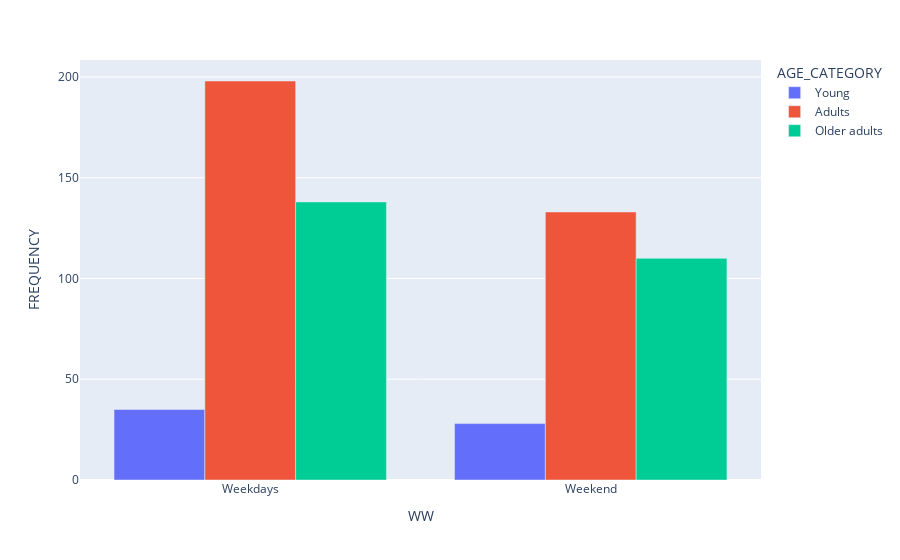

Source (notebook cell):
### Code cell
print("age range information : ")
print("YOUNG : < 30")
print("ADULTS : 30 - 44")
print("OLDER ADULTS : > 44")
fig = px.bar(ac_ww, x="WW", y="FREQUENCY",
             color="AGE_CATEGORY", hover_data=['FREQUENCY'],
             barmode = 'group')

fig.show()

### Figure 1 — Plotly figure (JSON) as saved in the notebook; plotly's stock layout.template omitted (floating-point values rounded to 4 significant figures)
{"data": [{"alignmentgroup": "True", "hovertemplate": "AGE_CATEGORY=Young<br>WW=%{x}<br>FREQUENCY=%{y}<extra></extra>", "legendgroup": "Young", "marker": {"color": "#636efa", "pattern": {"shape": ""}}, "name": "Young", "offsetgroup": "Young", "orientation": "v", "showlegend": true, "textposition": "auto", "type": "bar", "x": ["Weekdays", "Weekend"], "xaxis": "x", "y": [35, 28], "yaxis": "y"}, {"alignmentgroup": "True", "hovertemplate": "AGE_CATEGORY=Adults<br>WW=%{x}<br>FREQUENCY=%{y}<extra></extra>", "legendgroup": "Adults", "marker": {"color": "#EF553B", "pattern": {"shape": ""}}, "name": "Adults", "offsetgroup": "Adults", "orientation": "v", "showlegend": true, "textposition": "auto", "type": "bar", "x": ["Weekdays", "Weekend"], "xaxis": "x", "y": [198, 133], "yaxis": "y"}, {"alignmentgroup": "True", "hovertemplate": "AGE_CATEGORY=Older adults<br>WW=%{x}<br>FREQUENCY=%{y}<extra></extra>", "legendgroup": "Older adults", "marker": {"color": "#00cc96", "pattern": {"shape": ""}}, "name": "Older adults", "offsetgroup": "Older adults", "orientation": "v", "showlegend": true, "textposition": "auto", "type": "bar", "x": ["Weekdays", "Weekend"], "xaxis": "x", "y": [138, 110], "yaxis": "y"}], "layout": {"barmode": "group", "legend": {"title": {"text": "AGE_CATEGORY"}, "tracegroupgap": 0}, "margin": {"t": 60}, "xaxis": {"anchor": "y", "domain": [0, 1], "title": {"text": "WW"}}, "yaxis": {"anchor": "x", "domain": [0, 1], "title": {"text": "FREQUENCY"}}}}
